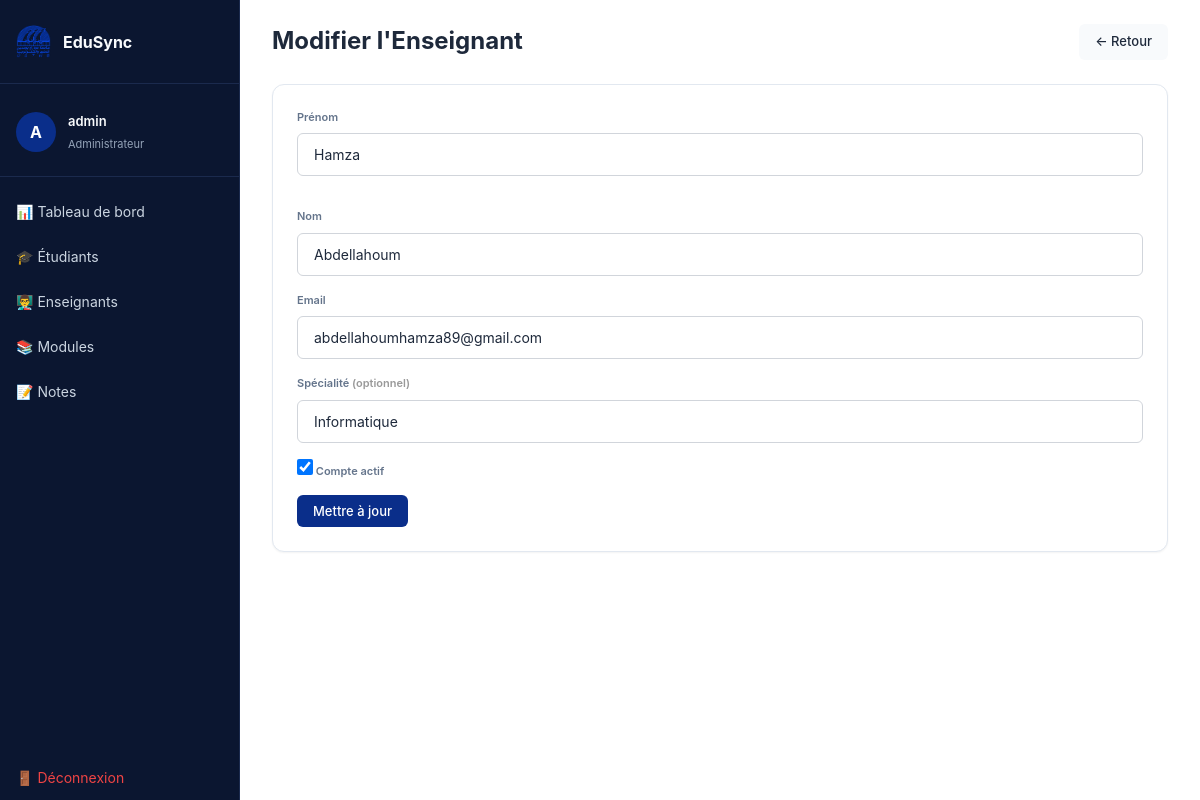
/admin/edit_teacher.php?id=2 (signed in), run on an earlier commit of the app's database.
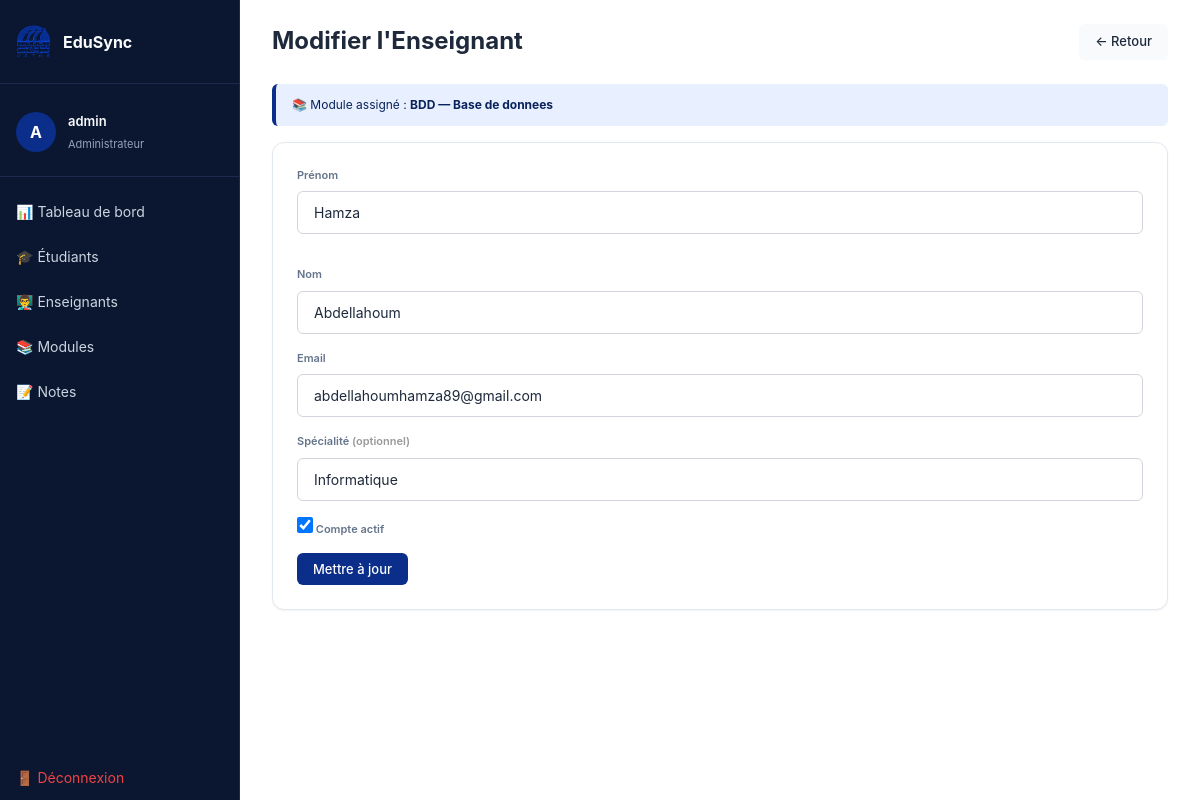
And on a later commit of the database.
### tables this page shows
CREATE TABLE IF NOT EXISTS modules (
    id          INT AUTO_INCREMENT PRIMARY KEY,
    code          VARCHAR(20) NOT NULL UNIQUE,
    title       VARCHAR(150) NOT NULL,
    coefficient   INT NOT NULL DEFAULT 1,
    teacher_id  INT NOT NULL,         
    FOREIGN KEY (teacher_id) REFERENCES teachers(id)
        ON DELETE CASCADE
);

### admin/edit_teacher.php (the view, shortened to what this page needs)
<?php
require_once '../config/db.php';
$id = (int) ($_GET['id'] ?? 0);
$stmt = $pdo->prepare("SELECT * FROM teachers WHERE id = ?");
$stmt->execute([$id]);
$teacher = $stmt->fetch();
$data = $_SERVER['REQUEST_METHOD'] === 'POST' ? $_POST : $teacher;
$mod = $pdo->prepare("SELECT code, title FROM modules WHERE teacher_id = ?");
$mod->execute([$id]);
$assigned = $mod->fetch();
require_once '../includes/header.php';
?>
<div class="page-header">
    <h1>Modifier l'Enseignant</h1>
    <a href="teachers.php" class="btn btn-secondary">← Retour</a>
</div>
<?php if ($assigned): ?>
    <div class="alert alert-info mb-lg">
        📚 Module assigné :
        <strong>
            <?= htmlspecialchars($assigned['code'].' — '.$assigned['title']) ?>
        </strong>
    </div>
<?php endif; ?>
<div class="card">
    <form method="POST" action="">
        <div class="form-row">
            <div class="form-group">
                <label>Prénom</label>
                <input type="text" name="first_name"
                       value="<?= htmlspecialchars($data['first_name']) ?>">
            </div>
            <div class="form-group">
                <label>Nom</label>
                <input type="text" name="last_name"
                       value="<?= htmlspecialchars($data['last_name']) ?>">
            </div>
        </div>
        <div class="form-group">
            <label>Email</label>
            <input type="email" name="email"
                   value="<?= htmlspecialchars($data['email']) ?>">
        </div>
        <div class="form-group">
            <label>Spécialité <span class="optional">(optionnel)</span></label>
            <input type="text" name="subject"
                   value="<?= htmlspecialchars($data['subject'] ?? '') ?>">
        </div>
        <div class="form-group">
            <label class="flex-center gap-md" style="cursor:pointer">
                <input type="checkbox" name="is_active" value="1"
                       style="width:16px;height:16px"
                       <?= $data['is_active'] ? 'checked' : '' ?>>
                Compte actif
            </label>
        </div>
        <button type="submit" class="btn btn-primary">Mettre à jour</button>
    </form>
</div>
<?php require_once '../includes/footer.php'; ?>

What changed in the data, as far as the page shows it:
added modules: code+title "BDD — Base de donnees"
Also different on the page:
text now shown: "📚 Module assigné :"
